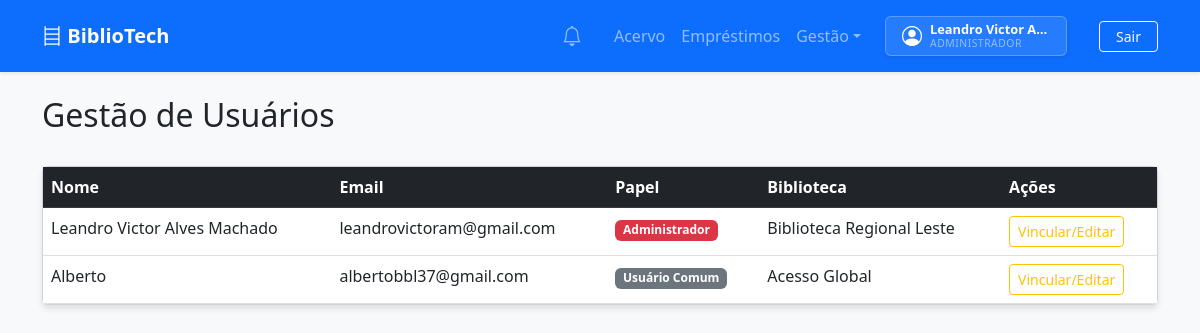
Page /usuarios/gestao/ (signed in) on the committed database.
### apps/app_usuarios/models.py (models this page shows, shortened)
class Usuario(AbstractUser):
    PAPEL_CHOICES = (
        ('usuario', 'Usuário Comum'),
        ('bibliotecario', 'Bibliotecário'),
        ('admin', 'Administrador'),
    )
    id = models.UUIDField(primary_key=True, default=uuid.uuid4, editable=False)
    nome = models.CharField(max_length=255)
    email = models.EmailField(unique=True)
    papel = models.CharField(max_length=20, choices=PAPEL_CHOICES, default='usuario')
    biblioteca = models.ForeignKey(
        'app_bibliotecas.Biblioteca',
        on_delete=models.SET_NULL,
        null=True,
        blank=True,
        related_name='usuarios',
        help_text="Obrigatório apenas para Bibliotecários. Usuários comuns podem alugar de várias bibliotecas."
    )
    criado_em = models.DateTimeField(auto_now_add=True)
    USERNAME_FIELD = 'email'
    REQUIRED_FIELDS = ['username', 'nome']
    @property
    def is_admin_system(self):
        return self.papel == 'admin' or self.is_superuser

### apps/app_bibliotecas/models.py (models this page shows, shortened)
class Biblioteca(models.Model):
    id = models.UUIDField(primary_key=True, default=uuid.uuid4, editable=False)
    nome = models.CharField(max_length=255)
    endereco = models.CharField(max_length=255)

### apps/app_usuarios/views.py (the view)
# urls.py: path('gestao/', views.UsuarioListView.as_view(), name='lista_usuarios'),
class UsuarioListView(AdminRequiredMixin, ListView):
    model = Usuario
    template_name = 'usuarios/lista_usuarios.html'
    context_object_name = 'usuarios_lista'
    paginate_by = 10

### apps/app_notificacoes/context_processors.py (called while the page is built)
def notificacoes_context(request):
    if request.user.is_authenticated:
        count = Notificacao.objects.filter(usuario=request.user, lida=False).count()
        return {'notificacoes_nao_lidas': count}
    return {'notificacoes_nao_lidas': 0}

### apps/app_notificacoes/services.py (called while the page is built, shortened)
def verificar_prazos(usuario):
    from django.apps import apps
    if not apps.is_installed('app_emprestimos'):
        return
    from app_emprestimos.models import Emprestimo
    hoje = timezone.now().date()
    emprestimos = Emprestimo.objects.filter(usuario=usuario, status='ativo')

### apps/app_usuarios/permissions.py (called while the page is built)
    def test_func(self):
        return self.request.user.is_authenticated and self.request.user.is_admin_system

### templates/usuarios/lista_usuarios.html (shortened to what this page needs)
{% extends 'base.html' %}
{% block content %}
<div class="d-flex justify-content-between align-items-center mb-4">
    <h2>Gestão de Usuários</h2>
</div>
<div class="card mb-4">
    <div class="table-responsive">
        <table class="table table-hover mb-0">
            <thead class="table-dark">
                <tr>
                    <th>Nome</th>
                    <th>Email</th>
                    <th>Papel</th>
                    <th>Biblioteca</th>
                    <th>Ações</th>
                </tr>
            </thead>
            <tbody>
                {% for usu in usuarios_lista %}
                <tr>
                    <td>{{ usu.nome }}</td>
                    <td>{{ usu.email }}</td>
                    <td>
                        <span class="badge {% if usu.papel == 'admin' %}bg-danger{% elif usu.papel == 'bibliotecario' %}bg-primary{% else %}bg-secondary{% endif %}">
                            {{ usu.get_papel_display }}
                        </span>
                    </td>
                    <td>{{ usu.biblioteca.nome|default:"Acesso Global" }}</td>
                    <td>
                        <a href="{% url 'admin_editar_usuario' usu.pk %}" class="btn btn-sm btn-outline-warning">Vincular/Editar</a>
                    </td>
                </tr>
                {% endfor %}
            </tbody>
        </table>
    </div>
</div>
{% endblock %}

### templates/base.html (shortened to what this page needs)
<!DOCTYPE html>
<html lang="pt-br">
<head>
    <link rel="stylesheet" href="https://cdn.jsdelivr.net/npm/bootstrap@5.3.0/dist/css/bootstrap.min.css">
    <link rel="stylesheet" href="https://cdn.jsdelivr.net/npm/bootstrap-icons@1.11.3/font/bootstrap-icons.min.css">
    {% load static %}
    <link rel="stylesheet" href="{% static 'usuarios/css/style.css' %}">
</head>
<body hx-headers='{"X-CSRFToken": "{{ csrf_token }}"}'>
    <nav class="navbar navbar-expand-lg navbar-dark bg-primary shadow-sm">
        <div class="container">
            <a class="navbar-brand fw-bold" href="{% url 'home' %}">
                <i class="bi bi-bookshelf"></i> BiblioTech
            </a>
            <div class="collapse navbar-collapse" id="navbarNav">
                <ul class="navbar-nav ms-auto align-items-center">
                    {% if user.is_authenticated %}
                        <li class="nav-item me-3">
                            <a class="nav-link position-relative py-1" href="{% url 'notificacoes:lista' %}">
                                <i class="bi bi-bell fs-5"></i>
                            </a>
                        </li>
                        <li class="nav-item"><a class="nav-link" href="{% url 'lista_livros' %}">Acervo</a></li>
                        <li class="nav-item"><a class="nav-link" href="{% url 'lista_emprestimos' %}">Empréstimos</a></li>
                        {% if user.is_admin_system %}
                        <li class="nav-item dropdown">
                            <a class="nav-link dropdown-toggle" href="#" role="button" data-bs-toggle="dropdown">Gestão</a>
                        </li>
                        {% endif %}
                        <a class="nav-link" href="{% url 'perfil' %}">
                            <li class="nav-item d-flex align-items-center me-3 ms-lg-2">
                                <div class="bg-white bg-opacity-10 border border-white border-opacity-25 rounded px-3 py-1 d-flex align-items-center shadow-sm" style="min-width: 160px;">
                                    <div class="me-2 text-white">
                                        <i class="bi bi-person-circle fs-5"></i>
                                    </div>
                                    <div class="lh-1">
                                        <div class="text-white small fw-bold" style="font-size: 0.8rem; white-space: nowrap; overflow: hidden; text-overflow: ellipsis; max-width: 120px;">
                                            {{ user.nome|default:user.username }}
                                        </div>
                                        <div class="text-white-50" style="font-size: 0.65rem; text-transform: uppercase; letter-spacing: 0.5px; margin-top: 2px;">
                                            {{ user.get_papel_display }}
                                        </div>
                                    </div>
                                </div>
                            </li>
                        </a>
                        <li class="nav-item ms-lg-2">
                            <form action="{% url 'logout' %}" method="post" style="display: inline;">
                                <button type="submit" class="btn btn-outline-light btn-sm px-3">Sair</button>
                            </form>
                        </li>
                    {% else %}
                        <li class="nav-item"><a class="nav-link" href="{% url 'login' %}">Login</a></li>
                        <li class="nav-item"><a class="nav-link btn btn-light btn-sm text-primary ms-lg-2 px-3" href="{% url 'registro' %}">Registrar</a></li>
                    {% endif %}
                </ul>
            </div>
        </div>
    </nav>
    <div class="container mt-4" id="main-content">
        {% block content %}{% endblock %}
    </div>
</body>
</html>

### static/usuarios/css/style.css (style rules this page uses)
body { background-color: #f8f9fa; }
.card { box-shadow: 0 4px 6px rgba(0,0,0,0.1); }
#main-content { min-height: calc(100vh - 200px); padding-bottom: 5rem; }

### rows in the picture
Usuario: nome "Leandro Victor A…", papel "ADMINISTRADOR", nome "Leandro Victor Alves Machado", email "leandrovictoram@gmail.com", papel "Administrador", biblioteca.nome "Biblioteca Regional Leste"
Usuario: nome "Alberto", email "albertobbl37@gmail.com", papel "Usuário Comum", biblioteca.nome "Acesso Global"
